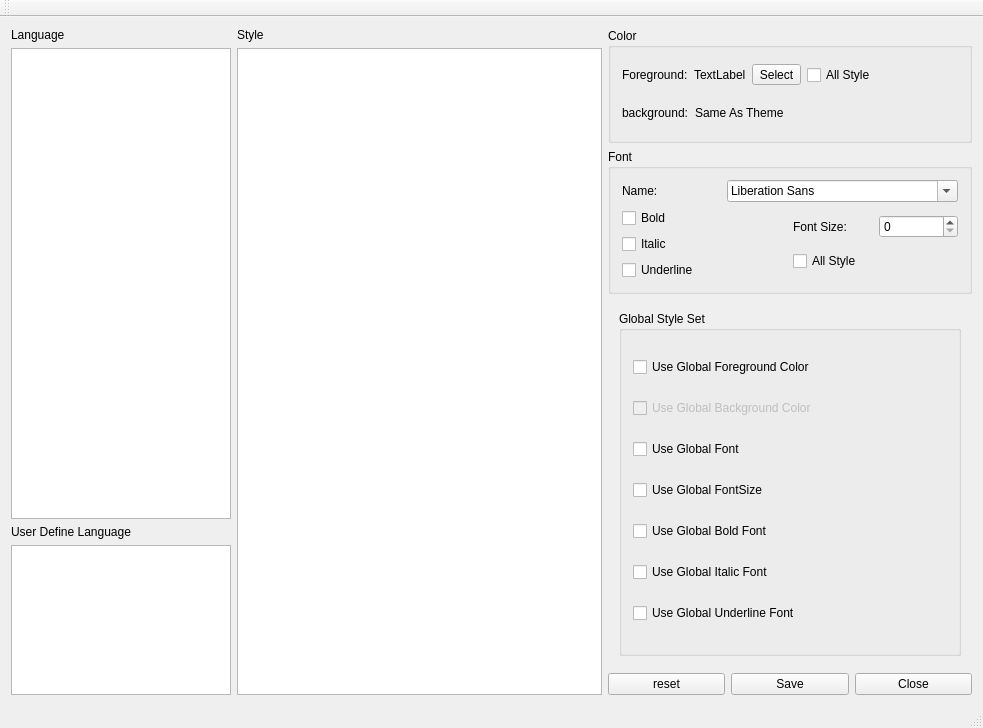
<?xml version="1.0" encoding="UTF-8"?>
<ui version="4.0">
 <class>QtLangSetClass</class>
 <widget class="QMainWindow" name="QtLangSetClass">
  <property name="geometry">
   <rect>
    <x>0</x>
    <y>0</y>
    <width>983</width>
    <height>728</height>
   </rect>
  </property>
  <property name="windowTitle">
   <string>QtLangSet</string>
  </property>
  <property name="windowIcon">
   <iconset resource="RealCompare.qrc">
    <normaloff>:/Resources/edit/global/ndd.ico</normaloff>:/Resources/edit/global/ndd.ico</iconset>
  </property>
  <widget class="QWidget" name="centralWidget">
   <layout class="QHBoxLayout" name="horizontalLayout_8">
    <item>
     <layout class="QVBoxLayout" name="verticalLayout">
      <item>
       <widget class="QLabel" name="label">
        <property name="text">
         <string>Language</string>
        </property>
       </widget>
      </item>
      <item>
       <widget class="QListWidget" name="langListWidget">
        <property name="minimumSize">
         <size>
          <width>100</width>
          <height>0</height>
         </size>
        </property>
        <property name="maximumSize">
         <size>
          <width>220</width>
          <height>16777215</height>
         </size>
        </property>
       </widget>
      </item>
      <item>
       <widget class="QLabel" name="label_5">
        <property name="text">
         <string>User Define Language</string>
        </property>
       </widget>
      </item>
      <item>
       <widget class="QListWidget" name="userLangListWidget">
        <property name="minimumSize">
         <size>
          <width>100</width>
          <height>0</height>
         </size>
        </property>
        <property name="maximumSize">
         <size>
          <width>220</width>
          <height>150</height>
         </size>
        </property>
       </widget>
      </item>
     </layout>
    </item>
    <item>
     <layout class="QVBoxLayout" name="verticalLayout_2">
      <item>
       <widget class="QLabel" name="label_2">
        <property name="text">
         <string>Style</string>
        </property>
       </widget>
      </item>
      <item>
       <widget class="QListWidget" name="styleListWidget">
        <property name="minimumSize">
         <size>
          <width>250</width>
          <height>0</height>
         </size>
        </property>
        <property name="maximumSize">
         <size>
          <width>500</width>
          <height>16777215</height>
         </size>
        </property>
       </widget>
      </item>
     </layout>
    </item>
    <item>
     <layout class="QVBoxLayout" name="verticalLayout_9">
      <item>
       <widget class="QGroupBox" name="groupBox_2">
        <property name="title">
         <string>Color</string>
        </property>
        <layout class="QVBoxLayout" name="verticalLayout_6">
         <item>
          <layout class="QHBoxLayout" name="horizontalLayout_6">
           <item>
            <widget class="QLabel" name="label_3">
             <property name="text">
              <string>Foreground:</string>
             </property>
            </widget>
           </item>
           <item>
            <widget class="QLabel" name="label_fc">
             <property name="sizePolicy">
              <sizepolicy hsizetype="Fixed" vsizetype="Fixed">
               <horstretch>0</horstretch>
               <verstretch>0</verstretch>
              </sizepolicy>
             </property>
             <property name="minimumSize">
              <size>
               <width>32</width>
               <height>32</height>
              </size>
             </property>
             <property name="text">
              <string>TextLabel</string>
             </property>
            </widget>
           </item>
           <item>
            <widget class="QToolButton" name="toolButton">
             <property name="text">
              <string>Select</string>
             </property>
            </widget>
           </item>
           <item>
            <widget class="QCheckBox" name="modiryAllColor">
             <property name="text">
              <string>All Style</string>
             </property>
            </widget>
           </item>
           <item>
            <spacer name="horizontalSpacer">
             <property name="orientation">
              <enum>Qt::Horizontal</enum>
             </property>
             <property name="sizeHint" stdset="0">
              <size>
               <width>40</width>
               <height>20</height>
              </size>
             </property>
            </spacer>
           </item>
          </layout>
         </item>
         <item>
          <layout class="QHBoxLayout" name="horizontalLayout_7">
           <item>
            <widget class="QLabel" name="label_4">
             <property name="text">
              <string>background:</string>
             </property>
            </widget>
           </item>
           <item>
            <widget class="QLabel" name="label_bc">
             <property name="sizePolicy">
              <sizepolicy hsizetype="Fixed" vsizetype="Fixed">
               <horstretch>0</horstretch>
               <verstretch>0</verstretch>
              </sizepolicy>
             </property>
             <property name="minimumSize">
              <size>
               <width>32</width>
               <height>32</height>
              </size>
             </property>
             <property name="text">
              <string>Same As Theme</string>
             </property>
            </widget>
           </item>
           <item>
            <spacer name="horizontalSpacer_2">
             <property name="orientation">
              <enum>Qt::Horizontal</enum>
             </property>
             <property name="sizeHint" stdset="0">
              <size>
               <width>40</width>
               <height>20</height>
              </size>
             </property>
            </spacer>
           </item>
          </layout>
         </item>
        </layout>
       </widget>
      </item>
      <item>
       <widget class="QGroupBox" name="groupBox_3">
        <property name="title">
         <string>Font</string>
        </property>
        <layout class="QVBoxLayout" name="verticalLayout_8">
         <item>
          <layout class="QHBoxLayout" name="horizontalLayout_2">
           <item>
            <widget class="QLabel" name="label_7">
             <property name="text">
              <string>Name:</string>
             </property>
            </widget>
           </item>
           <item>
            <widget class="QFontComboBox" name="fontComboBox"/>
           </item>
          </layout>
         </item>
         <item>
          <layout class="QHBoxLayout" name="horizontalLayout_10">
           <item>
            <layout class="QVBoxLayout" name="verticalLayout_3">
             <item>
              <widget class="QCheckBox" name="boldCheckBox">
               <property name="text">
                <string>Bold</string>
               </property>
              </widget>
             </item>
             <item>
              <widget class="QCheckBox" name="italicCheckBox">
               <property name="text">
                <string>Italic</string>
               </property>
              </widget>
             </item>
             <item>
              <widget class="QCheckBox" name="underlineCheckBox">
               <property name="text">
                <string>Underline</string>
               </property>
              </widget>
             </item>
            </layout>
           </item>
           <item>
            <layout class="QVBoxLayout" name="verticalLayout_7">
             <item>
              <layout class="QHBoxLayout" name="horizontalLayout_3">
               <item>
                <widget class="QLabel" name="label_8">
                 <property name="text">
                  <string>Font Size:</string>
                 </property>
                </widget>
               </item>
               <item>
                <widget class="QSpinBox" name="fontSpinBox">
                 <property name="singleStep">
                  <number>1</number>
                 </property>
                </widget>
               </item>
              </layout>
             </item>
             <item>
              <widget class="QCheckBox" name="modifyAllFont">
               <property name="text">
                <string>All Style</string>
               </property>
              </widget>
             </item>
            </layout>
           </item>
          </layout>
         </item>
        </layout>
       </widget>
      </item>
      <item>
       <widget class="QStackedWidget" name="stackedWidget">
        <property name="currentIndex">
         <number>1</number>
        </property>
        <widget class="QWidget" name="page_normal">
         <layout class="QGridLayout" name="gridLayout">
          <item row="0" column="0">
           <widget class="QGroupBox" name="groupBox">
            <property name="title">
             <string>Keyword And Mother </string>
            </property>
            <layout class="QVBoxLayout" name="verticalLayout_4">
             <item>
              <widget class="QPlainTextEdit" name="keywordTe">
               <property name="readOnly">
                <bool>true</bool>
               </property>
              </widget>
             </item>
             <item>
              <layout class="QHBoxLayout" name="horizontalLayout">
               <item>
                <widget class="QLabel" name="label_6">
                 <property name="text">
                  <string>Mother Language:</string>
                 </property>
                </widget>
               </item>
               <item>
                <widget class="QComboBox" name="motherLangCb">
                 <property name="enabled">
                  <bool>false</bool>
                 </property>
                 <item>
                  <property name="text">
                   <string>None</string>
                  </property>
                 </item>
                 <item>
                  <property name="text">
                   <string>Cpp</string>
                  </property>
                 </item>
                </widget>
               </item>
              </layout>
             </item>
             <item>
              <layout class="QHBoxLayout" name="horizontalLayout_5">
               <item>
                <widget class="QLabel" name="label_9">
                 <property name="text">
                  <string>Ext File Type:</string>
                 </property>
                </widget>
               </item>
               <item>
                <widget class="QLineEdit" name="extFileType">
                 <property name="readOnly">
                  <bool>true</bool>
                 </property>
                </widget>
               </item>
              </layout>
             </item>
            </layout>
           </widget>
          </item>
         </layout>
        </widget>
        <widget class="QWidget" name="page_global">
         <layout class="QGridLayout" name="gridLayout_2">
          <item row="0" column="0">
           <widget class="QGroupBox" name="groupBox_4">
            <property name="title">
             <string>Global Style Set</string>
            </property>
            <layout class="QVBoxLayout" name="verticalLayout_5">
             <item>
              <widget class="QCheckBox" name="useGbFc">
               <property name="text">
                <string>Use Global Foreground Color</string>
               </property>
              </widget>
             </item>
             <item>
              <widget class="QCheckBox" name="useGbBc">
               <property name="enabled">
                <bool>false</bool>
               </property>
               <property name="text">
                <string>Use Global Background Color</string>
               </property>
              </widget>
             </item>
             <item>
              <widget class="QCheckBox" name="useGbFont">
               <property name="text">
                <string>Use Global Font</string>
               </property>
              </widget>
             </item>
             <item>
              <widget class="QCheckBox" name="useGbFontSize">
               <property name="text">
                <string>Use Global FontSize</string>
               </property>
              </widget>
             </item>
             <item>
              <widget class="QCheckBox" name="useGbFontBold">
               <property name="text">
                <string>Use Global Bold Font</string>
               </property>
              </widget>
             </item>
             <item>
              <widget class="QCheckBox" name="useGbFontItalic">
               <property name="text">
                <string>Use Global Italic Font</string>
               </property>
              </widget>
             </item>
             <item>
              <widget class="QCheckBox" name="useGbFontUnderline">
               <property name="text">
                <string>Use Global Underline Font</string>
               </property>
              </widget>
             </item>
            </layout>
           </widget>
          </item>
         </layout>
        </widget>
       </widget>
      </item>
      <item>
       <layout class="QHBoxLayout" name="horizontalLayout_4">
        <item>
         <widget class="QPushButton" name="reset">
          <property name="text">
           <string>reset</string>
          </property>
         </widget>
        </item>
        <item>
         <widget class="QPushButton" name="saveBt">
          <property name="text">
           <string>Save</string>
          </property>
         </widget>
        </item>
        <item>
         <widget class="QPushButton" name="cancelBt">
          <property name="text">
           <string>Close</string>
          </property>
         </widget>
        </item>
       </layout>
      </item>
     </layout>
    </item>
   </layout>
  </widget>
  <widget class="QMenuBar" name="menuBar">
   <property name="geometry">
    <rect>
     <x>0</x>
     <y>0</y>
     <width>983</width>
     <height>23</height>
    </rect>
   </property>
  </widget>
  <widget class="QToolBar" name="mainToolBar">
   <attribute name="toolBarArea">
    <enum>TopToolBarArea</enum>
   </attribute>
   <attribute name="toolBarBreak">
    <bool>false</bool>
   </attribute>
  </widget>
  <widget class="QStatusBar" name="statusBar"/>
 </widget>
 <layoutdefault spacing="6" margin="11"/>
 <resources>
  <include location="RealCompare.qrc"/>
 </resources>
 <connections>
  <connection>
   <sender>cancelBt</sender>
   <signal>clicked()</signal>
   <receiver>QtLangSetClass</receiver>
   <slot>close()</slot>
   <hints>
    <hint type="sourcelabel">
     <x>971</x>
     <y>694</y>
    </hint>
    <hint type="destinationlabel">
     <x>709</x>
     <y>561</y>
    </hint>
   </hints>
  </connection>
  <connection>
   <sender>saveBt</sender>
   <signal>clicked()</signal>
   <receiver>QtLangSetClass</receiver>
   <slot>slot_saveClick()</slot>
   <hints>
    <hint type="sourcelabel">
     <x>857</x>
     <y>694</y>
    </hint>
    <hint type="destinationlabel">
     <x>575</x>
     <y>559</y>
    </hint>
   </hints>
  </connection>
  <connection>
   <sender>toolButton</sender>
   <signal>clicked()</signal>
   <receiver>QtLangSetClass</receiver>
   <slot>slot_changeFgColor()</slot>
   <hints>
    <hint type="sourcelabel">
     <x>832</x>
     <y>92</y>
    </hint>
    <hint type="destinationlabel">
     <x>462</x>
     <y>561</y>
    </hint>
   </hints>
  </connection>
  <connection>
   <sender>reset</sender>
   <signal>clicked()</signal>
   <receiver>QtLangSetClass</receiver>
   <slot>slot_reset()</slot>
   <hints>
    <hint type="sourcelabel">
     <x>743</x>
     <y>694</y>
    </hint>
    <hint type="destinationlabel">
     <x>814</x>
     <y>697</y>
    </hint>
   </hints>
  </connection>
  <connection>
   <sender>useGbFc</sender>
   <signal>clicked(bool)</signal>
   <receiver>QtLangSetClass</receiver>
   <slot>slot_useAlobalFgColor(bool)</slot>
   <hints>
    <hint type="sourcelabel">
     <x>803</x>
     <y>347</y>
    </hint>
    <hint type="destinationlabel">
     <x>491</x>
     <y>363</y>
    </hint>
   </hints>
  </connection>
  <connection>
   <sender>useGbFont</sender>
   <signal>clicked(bool)</signal>
   <receiver>QtLangSetClass</receiver>
   <slot>slot_useAlobalFont(bool)</slot>
   <hints>
    <hint type="sourcelabel">
     <x>803</x>
     <y>435</y>
    </hint>
    <hint type="destinationlabel">
     <x>491</x>
     <y>363</y>
    </hint>
   </hints>
  </connection>
  <connection>
   <sender>useGbFontBold</sender>
   <signal>clicked(bool)</signal>
   <receiver>QtLangSetClass</receiver>
   <slot>slot_useAlobalFontBold(bool)</slot>
   <hints>
    <hint type="sourcelabel">
     <x>803</x>
     <y>523</y>
    </hint>
    <hint type="destinationlabel">
     <x>491</x>
     <y>363</y>
    </hint>
   </hints>
  </connection>
  <connection>
   <sender>useGbFontItalic</sender>
   <signal>clicked(bool)</signal>
   <receiver>QtLangSetClass</receiver>
   <slot>slot_useAlobalFontItalic(bool)</slot>
   <hints>
    <hint type="sourcelabel">
     <x>803</x>
     <y>567</y>
    </hint>
    <hint type="destinationlabel">
     <x>491</x>
     <y>363</y>
    </hint>
   </hints>
  </connection>
  <connection>
   <sender>useGbFontUnderline</sender>
   <signal>clicked(bool)</signal>
   <receiver>QtLangSetClass</receiver>
   <slot>slot_useAlobalFontUnderline(bool)</slot>
   <hints>
    <hint type="sourcelabel">
     <x>803</x>
     <y>611</y>
    </hint>
    <hint type="destinationlabel">
     <x>491</x>
     <y>363</y>
    </hint>
   </hints>
  </connection>
  <connection>
   <sender>useGbFontSize</sender>
   <signal>clicked(bool)</signal>
   <receiver>QtLangSetClass</receiver>
   <slot>slot_useAlobalFontSize(bool)</slot>
   <hints>
    <hint type="sourcelabel">
     <x>803</x>
     <y>479</y>
    </hint>
    <hint type="destinationlabel">
     <x>491</x>
     <y>363</y>
    </hint>
   </hints>
  </connection>
  <connection>
   <sender>useGbBc</sender>
   <signal>clicked(bool)</signal>
   <receiver>QtLangSetClass</receiver>
   <slot>slot_useAlobalBkColor(bool)</slot>
   <hints>
    <hint type="sourcelabel">
     <x>803</x>
     <y>391</y>
    </hint>
    <hint type="destinationlabel">
     <x>491</x>
     <y>363</y>
    </hint>
   </hints>
  </connection>
 </connections>
 <slots>
  <slot>slot_saveClick()</slot>
  <slot>slot_changeFgColor()</slot>
  <slot>slot_changeBkColor()</slot>
  <slot>slot_reset()</slot>
  <slot>slot_useAlobalFgColor(bool)</slot>
  <slot>slot_useAlobalFont(bool)</slot>
  <slot>slot_useAlobalFontSize(bool)</slot>
  <slot>slot_useAlobalFontBold(bool)</slot>
  <slot>slot_useAlobalFontUnderline(bool)</slot>
  <slot>slot_useAlobalFontItalic(bool)</slot>
  <slot>slot_useAlobalBkColor(bool)</slot>
 </slots>
</ui>
